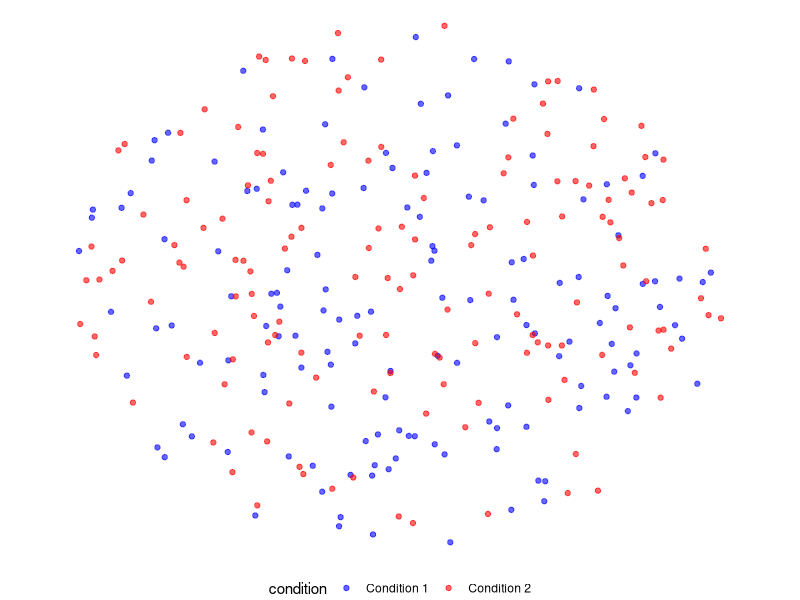
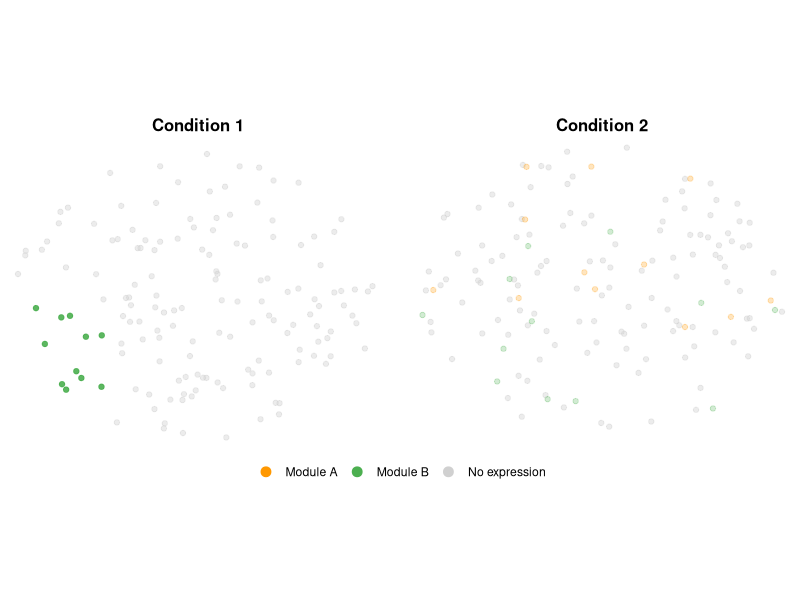
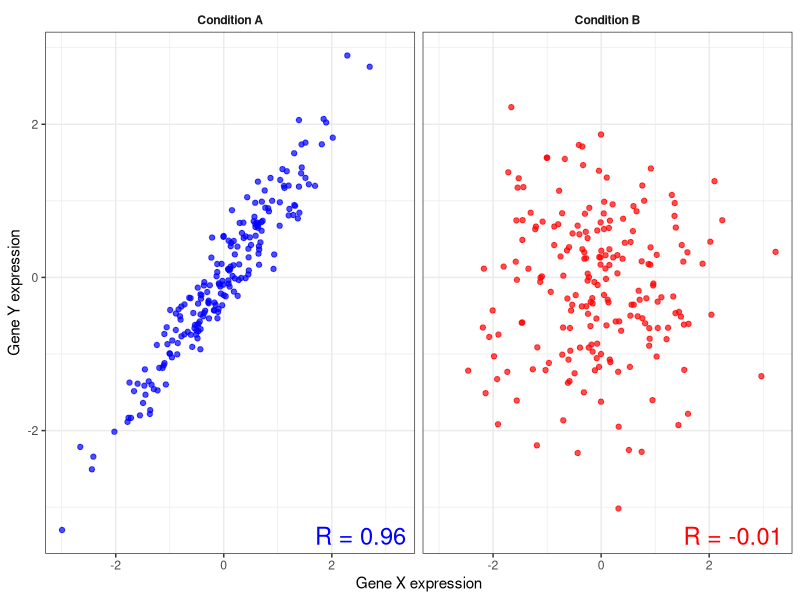
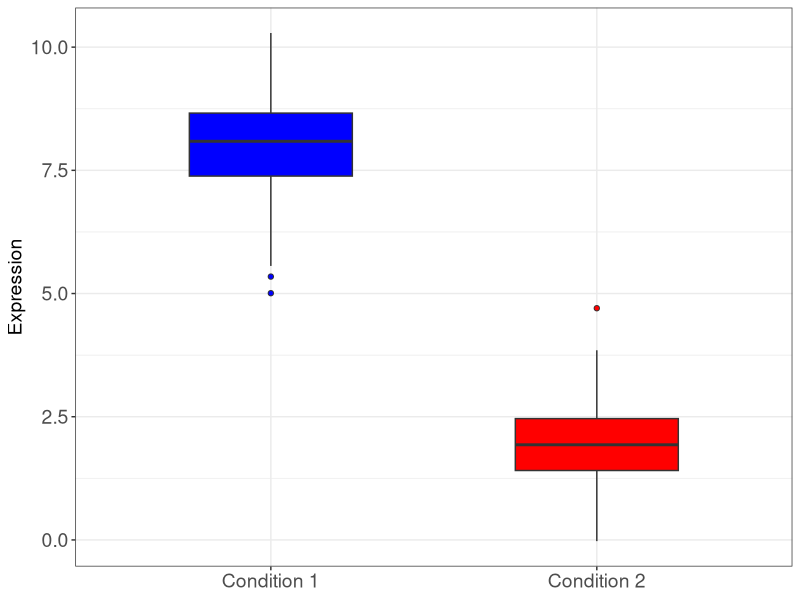

Write the R code that produced these figures, in order.
library(ggplot2)


set.seed(42)
# --- Condition 1 cells ---
n <- 150
theta1 <- runif(n, 0, 2 * pi)
r1 <- sqrt(runif(n, 0, 1)) * 0.5
# x1 <- r1 * cos(theta1) - 0.6
x1 <- r1 * cos(theta1) # mixed
y1 <- r1 * sin(theta1) * 0.8

# --- Condition 2 cells ---
theta2 <- runif(n, 0, 2 * pi)
r2 <- sqrt(runif(n, 0, 1)) * 0.5
# x2 <- r2 * cos(theta2) + 0.6
x2 <- r2 * cos(theta2) # mixed
y2 <- r2 * sin(theta2) * 0.8

df <- data.frame(
  x = c(x1, x2),
  y = c(y1, y2),
  condition = rep(c("Condition 1", "Condition 2"), each = n)
)

p = ggplot(df, aes(x, y, color = condition)) +
  geom_point(size = 1.5, alpha = 0.6) +
  scale_color_manual(values = c("Condition 1" = "blue",
                                "Condition 2" = "red")) +
  theme_void() +
  theme(legend.position = "bottom") +
  coord_equal()
p


# --- Assign module membership ---
# Condition 1: localized modules
# Module A = cells near (-0.75, 0.15), Module B = cells near (-0.40, -0.20)
dist_A1 <- sqrt((x1 - (-0.75))^2 + (y1 - 0.15)^2)
dist_B1 <- sqrt((x1 - (-0.40))^2 + (y1 - (-0.20))^2)

module1 <- rep("None", n)
module1[dist_A1 < 0.18] <- "Module A"
module1[dist_B1 < 0.18] <- "Module B"

# Condition 2: dispersed — randomly sprinkle a few across the whole cloud
module2 <- rep("None", n)
set.seed(99)
module2[sample(which(module2 == "None"), 12)] <- "Module A"
module2[sample(which(module2 == "None"), 12)] <- "Module B"

df <- data.frame(
  x = c(x1, x2),
  y = c(y1, y2),
  condition = rep(c("Condition 1", "Condition 2"), each = n),
  module = c(module1, module2)
)

# --- Alpha: bright in Cond1, very faint in Cond2 ---
df$alpha <- ifelse(df$module == "None", 0.4,
                   ifelse(df$condition == "Condition 1", 0.9, 0.25))

# --- Size: module cells slightly larger ---
df$pt_size <- ifelse(df$module == "None", 1.2, 2.2)

# --- Plot order: None first so modules draw on top ---
df <- df[order(df$module == "None", decreasing = TRUE), ]

p <- ggplot(df, aes(x, y)) +
  geom_point(aes(color = module, alpha = alpha), size = 1.5) +
  scale_color_manual(
    values = c("None"     = "#D0D0D0",
               "Module A" = "#FF9800",
               "Module B" = "#4CAF50"),
    breaks = c("Module A", "Module B", "None"),
    labels = c("Module A", "Module B", "No expression")
  ) +
  scale_alpha_identity() +
  facet_wrap(~ condition) +
  theme_void() +
  theme(
    legend.position = "bottom",
    strip.text = element_text(size = 12, face = "bold"),
    legend.title = element_blank()
  ) +
  coord_equal() +
  guides(color = guide_legend(override.aes = list(size = 3, alpha = 1)))

p



# correlation simulation
library(ggplot2)
set.seed(42)
n <- 200

# Condition A (blue) - highly correlated
x_a <- rnorm(n)
y_a <- x_a + rnorm(n, sd = 0.3)

# Condition B (red) - no correlation
x_b <- rnorm(n)
y_b <- rnorm(n)

df <- data.frame(
  x = c(x_a, x_b),
  y = c(y_a, y_b),
  condition = rep(c("Condition A", "Condition B"), each = n)
)

# Compute R labels per condition
r_labels <- aggregate(cbind(x, y) ~ condition, df, function(v) v)
labels_df <- data.frame(
  condition = c("Condition A", "Condition B"),
  label = c(
    paste0("R = ", round(cor(x_a, y_a), 2)),
    paste0("R = ", round(cor(x_b, y_b), 2))
  )
)

ggplot(df, aes(x, y, color = condition)) +
  geom_point(size = 1.5, alpha = 0.7) +
  geom_text(data = labels_df, aes(x = Inf, y = -Inf, label = label),
            hjust = 1.1, vjust = -0.5, size = 6, show.legend = FALSE) +
  scale_color_manual(values = c("Condition A" = "blue", "Condition B" = "red")) +
  facet_wrap(~condition) +
  labs(x = "Gene X expression", y = "Gene Y expression") +
  theme_bw() +
  theme(legend.position = "none",
        strip.background = element_blank(),
        strip.text = element_text(face = "bold"))

# boxplot
library(ggplot2)
set.seed(42)
n <- 100

df <- data.frame(
  value = c(rnorm(n, mean = 8, sd = 1), rnorm(n, mean = 2, sd = 1)),
  condition = rep(c("Condition 1", "Condition 2"), each = n)
)

ggplot(df, aes(x = condition, y = value, fill = condition)) +
  geom_boxplot(width = 0.5, outlier.shape = 21) +
  scale_fill_manual(values = c("Condition 1" = "blue", "Condition 2" = "red")) +
  labs(x = NULL, y = "Expression") +
  theme_bw() +
  theme(legend.position = "none",
        axis.text = element_text(size = 14),
        axis.title = element_text(size = 14))
